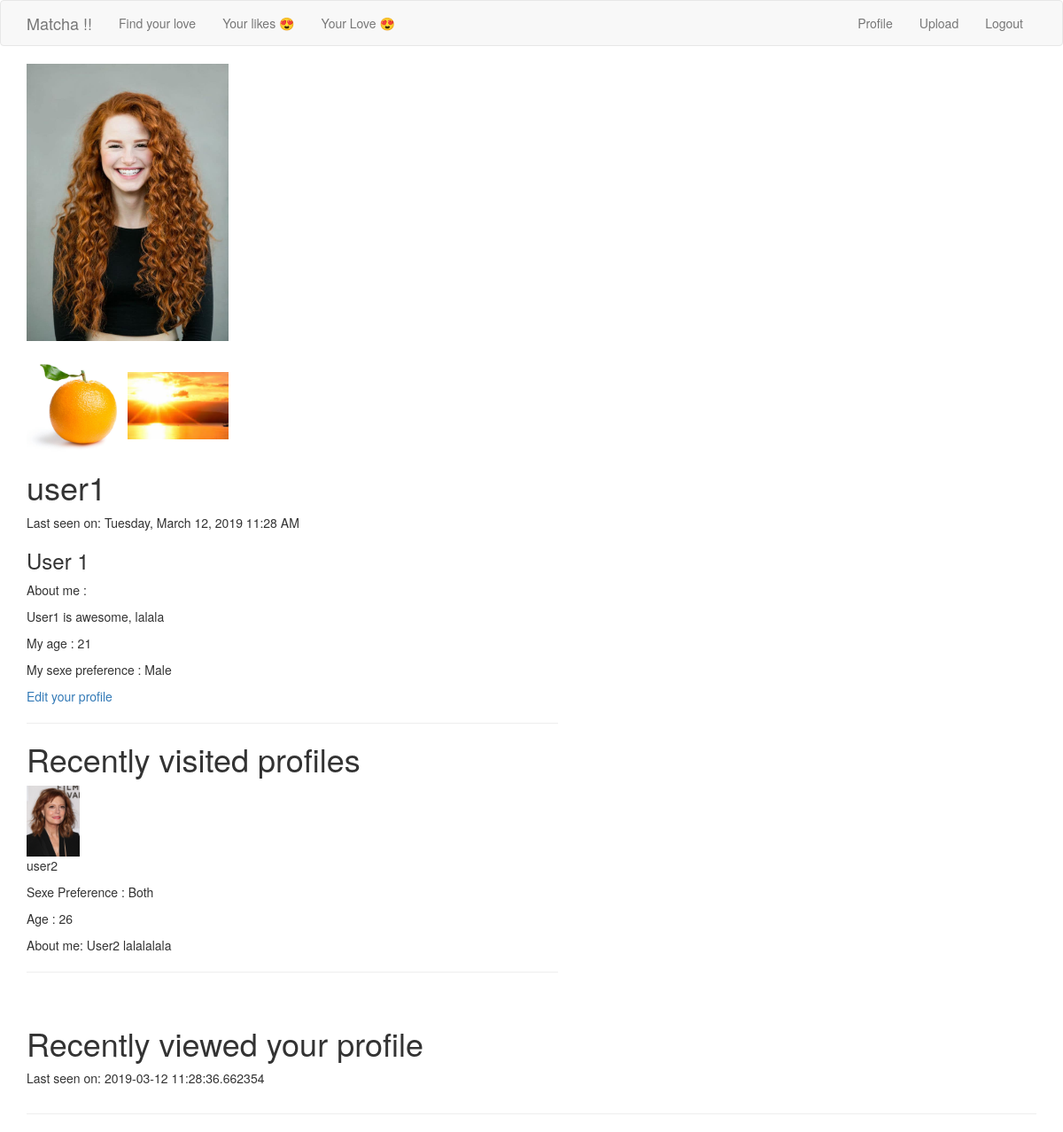
The page /user/user1 (signed in) on the database as committed earlier.
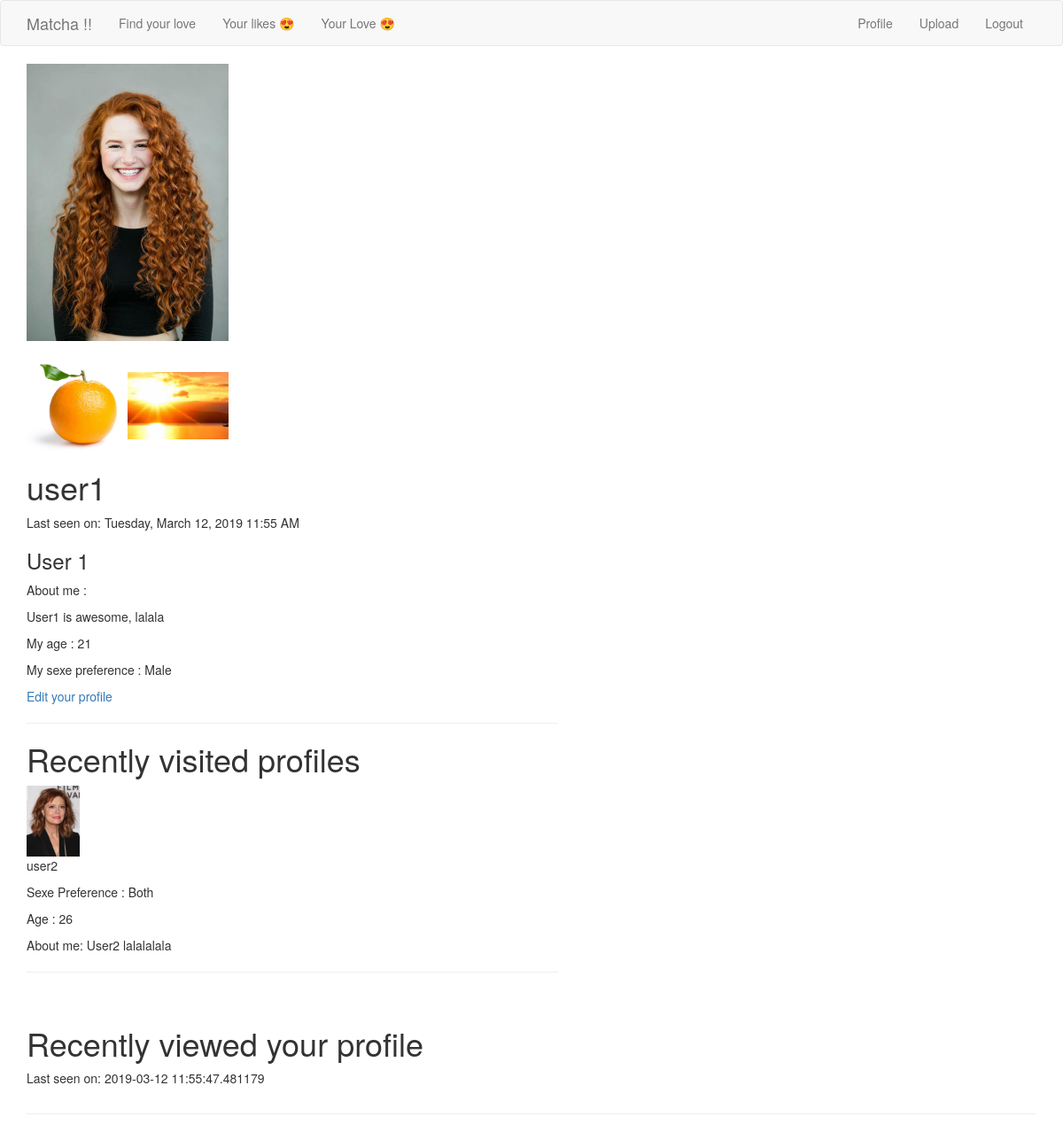
The same page on the database as committed later.
### app/models.py (models this page shows, shortened)
class User(UserMixin, db.Model):
    id = db.Column(db.Integer, primary_key=True)
    username = db.Column(db.String(64), index=True, unique=True)
    firstname = db.Column(db.String(64), index=True)
    email = db.Column(db.String(120), index=True, unique=True)
    password_hash = db.Column(db.String(128))
    age = db.Column(db.Integer, index=True)
    sexpref = db.Column(db.String(64), index=True)
    fame = db.Column(db.Integer, index=True)
    bio = db.Column(db.String(256), index=True)
    last_seen = db.Column(db.DateTime, default=datetime.utcnow)
    fame = db.Column(db.Integer, index=True)
    liked = db.relationship(
        'User', secondary=likes,
        primaryjoin=(likes.c.likes_id == id),
        secondaryjoin=(likes.c.liked_id == id),
        backref=db.backref('likes', lazy='dynamic'),lazy='dynamic')
    looked = db.relationship(
        'User', secondary=looks,
        primaryjoin=(looks.c.looks_id == id),
        secondaryjoin=(looks.c.looked_id == id),
        backref=db.backref('looks', lazy='dynamic'),lazy='dynamic'
    )
    __searchable__ = ['username']
    ts = db.relationship("Tags", secondary=lambda: user_tags_table)
    tags = association_proxy('ts', 'tags')
    def add_look(self, user):
        if self.username != user.username:
            self.looked.append(user)
            db.session.commit()
    def get_your_looks(self):
        return User.query.join(looks, (looks.c.looked_id == User.id)).filter(looks.c.looks_id == self.id).all()
    def get_looked_at_you(self):
        return User.query.join(looks, (looks.c.looks_id == User.id)).filter(looks.c.looked_id == self.id).all()
    def profile_pic(self):
        path = os.path.join(os.getenv('PATH_IMAGE', '/static/images') , self.username, 'profile_pic/')
        pic = os.listdir('app' + path)
        if not pic:
            return(os.path.join(os.getenv('PATH_IMAGE', '/static/images/'),'default_prof_pic', 'profile_empty.jpeg'))
        return(path + pic[0])
    def get_user_img_paths(self):
        filelist = os.listdir(os.path.join(current_app.config['UPLOAD_FOLDER'] + self.username))
        final = [current_app.config['PATH_IMAGE']  + self.username + '/' + file for file in filelist if file != "profile_pic"]
        return final

### app/main/routes.py (the view)
@bp.route('/user/<username>')
@login_required
def user(username):
    user = User.query.filter_by(username=username).first_or_404()
    current_user.add_look(user)
    user_pics = user.get_user_img_paths()
    profile_pic = user.profile_pic()
    history = current_user.get_your_looks()
    looked_at_you = current_user.get_looked_at_you()
    return render_template('user.html', title='Profile',looked_at_you=looked_at_you, user=user, user_pics = user_pics, profile_pic=profile_pic, history=history)

### app/main/routes.py (called while the page is built)
@bp.before_app_request
def before_request():
    if current_user.is_authenticated:
        current_user.last_seen = datetime.utcnow()
        db.session.commit()

### app/models.py (called while the page is built)
@login.user_loader
def load_user(id):
    return User.query.get(int(id))

### app/templates/user.html (shortened to what this page needs)
{% extends "base.html" %}
{% block app_content %}
    <table>
        <tr valign="top">
            <img src={{profile_pic}} alt="Profile Picture" style="width:20%">
            <br>
            <br>
            {% for image in user_pics: %}
                <img src="{{ image }}" alt="User Pictures" style="width:10%">
            {% endfor %}
            <td>
                <h1>{{ user.username }}</h1>
                {% if user.last_seen %}
                    <p>Last seen on: {{ moment(user.last_seen).format('LLLL') }}</p>
                {% endif %}
                <h3>{% if user.firstname %}<p>{{ user.firstname }}</p>{% endif %}</h3>
                {% if user.bio %}<p>About me :</p><p>{{ user.bio }}</p>{% endif %}
                {% if user.age %}<p>My age : {{ user.age }}</p>{% endif %}
                {% if user.sexpref %}<p>My sexe preference : {{ user.sexpref }}</p>{% endif %}
                {% if user == current_user %}
                    <p><a href="{{ url_for('main.edit_profile') }}">Edit your profile</a></p>
                {% elif not current_user.does_like(user) %}
                    <p><a href="{{ url_for('main.like', username=user.username) }}">Like</a></p>
                {% else %}
                    <p><a href="{{ url_for('main.unlike', username=user.username) }}">Unlike</a></p>
                {% endif %}
    <hr>
                {% if current_user == user %}
                <h1> Recently visited profiles</h1>
                {% for profile in history|reverse %}
                {% include '_sumup.html' %}
                {% endfor %}
                <h1> Recently viewed your profile</h1>
                {% endif %}
                {% if user.last_seen %}<p>Last seen on: {{ user.last_seen }}</p>{% endif %}
            </td>
        </tr>
    </table>
    <hr>
{% endblock %}

### app/templates/base.html (shortened to what this page needs)
{% extends 'bootstrap/base.html' %}
    {% block navbar %}
        <nav class="navbar navbar-default">
            <div class="container">
                <div class="navbar-header">
                    <a class="navbar-brand" href="{{ url_for('main.index') }}">Matcha !!</a>
                </div>
                <div class="collapse navbar-collapse" id="bs-example-navbar-collapse-1">
                    <ul class="nav navbar-nav">
                        {% if not current_user.is_anonymous %}
                            <li><a href="{{ url_for('main.explore') }}">Find your love</a></li>
                            <li><a href="{{ url_for('main.likes_page') }}">Your likes 😍</a></li>
                            <li><a href="{{ url_for('main.matches_page') }}">Your Love 😍</a></li>
                        {% endif %}
                    </ul>
                    <ul class="nav navbar-nav navbar-right">
                        {% if current_user.is_anonymous %}
                        <li><a href="{{ url_for('auth.login') }}">Login</a></li>
                        {% else %}
                        <li><a href="{{ url_for('main.user', username=current_user.username) }}">Profile</a></li>
                        <li><a href="{{ url_for('main.upload') }}">Upload</a></li>
                        <li><a href="{{ url_for('auth.logout') }}">Logout</a></li>
                        {% endif %}
                    </ul>
                </div>
            </div>
        </nav>
    {% endblock %}
    {% block content %}
        <div class="container">
            {% block app_content %}{% endblock %}
        </div>
    {% endblock %}

### app/templates/_sumup.html
{% if  profile.profile_pic()%}
<a href="{{ url_for('main.user', username=profile.username) }}"><img src="{{ profile.profile_pic() }}" alt="User picture" style="width:10%"></a>
{% endif %}
<p>{{profile.username}}</p>
{% if profile.sexpref %} <p>Sexe Preference : {{profile.sexpref}}</p>{% endif %}
{% if profile.age %} <p>Age : {{profile.age}}</p>{% endif %}
{% if profile.bio %} <p>About me: {{profile.bio}}</p>{% endif %}
<hr>
<br>

Rows that differ between the two databases and show on the page:
changed User "user1": last_seen "Tuesday, March 12, 2019 11:28 AM" → "Tuesday, March 12, 2019 11:55 AM"; last_seen "2019-03-12 11:28:36.662354" → "2019-03-12 11:55:47.481179"
